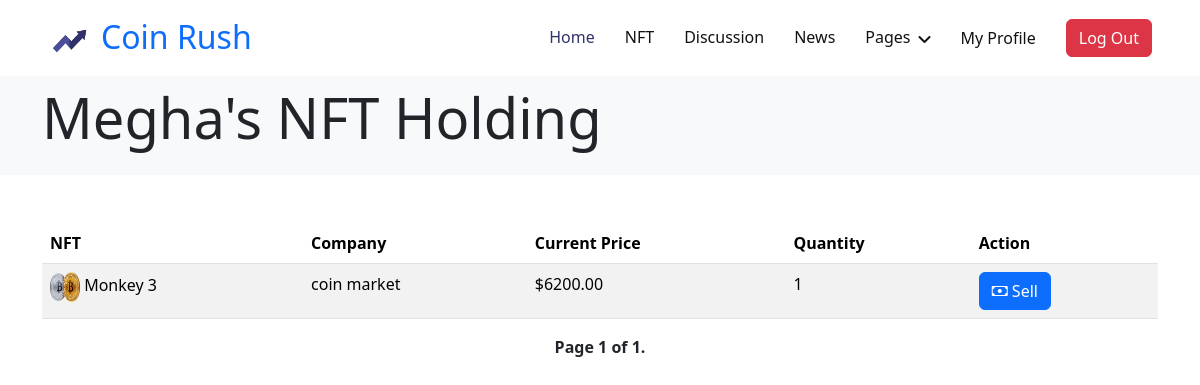
/nft-user-holdings/ (signed in), run on an earlier commit of the app's database.
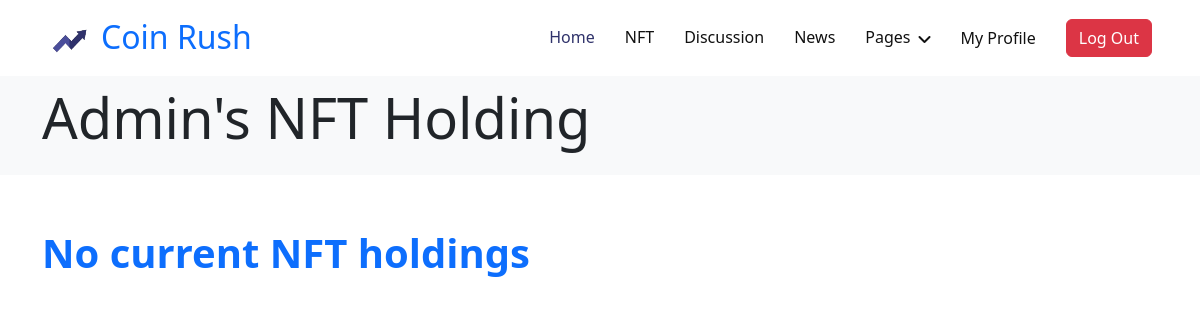
And on a later commit of the database.
### coinRush/models.py (models this page shows, shortened)
class User(AbstractBaseUser, PermissionsMixin):
    email = models.EmailField(default="", unique=True, blank=True, max_length=255)
    name = models.CharField(max_length=255, blank=True, default="")
    password = models.CharField(max_length=255)
    profile_pic = models.TextField(null=True, blank=True, default="")
    photo_id = models.TextField(null=True, blank=True, default="")
    is_staff = models.BooleanField(default=False)
    is_active = models.BooleanField(default=True)
    is_superuser = models.BooleanField(default=False)
    created_date = models.DateTimeField(default=timezone.now)
    last_login = models.DateTimeField(blank=True, null=True)
    wallet = models.DecimalField(max_digits=10, decimal_places=2, default=0.0)
    liked_news = models.ManyToManyField("News", blank=True, null=True)
    objects = AuthUserManager()
    USERNAME_FIELD = "email"
    EMAIL_FIELD = "email"
    REQUERIES_FIELD = []
    class Meta:
        verbose_name = "User"
        verbose_name_plural = "Users"
    def get_short_name(self):
        return self.name or self.email.split("@")[0]

class NFTUserHolding(models.Model):
    user = models.ForeignKey(User, on_delete=models.CASCADE)
    nft = models.ForeignKey(NFT, on_delete=models.CASCADE)
    quantity = models.PositiveIntegerField(default=0)

class NFT(models.Model):
    CURRENCY_CHOICES = [
        ("USD", "US Dollar"),
        ("BTC", "Bitcoin"),
        ("ETH", "Ethereum"),
    ]
    symbol = models.CharField(max_length=15, blank=True)
    company_name = models.CharField(max_length=255)
    image = models.ImageField(upload_to="nft_images/")
    description = models.TextField()
    quantity = models.PositiveIntegerField(default=1)
    is_for_sale = models.BooleanField(default=False)
    current_price = models.DecimalField(
        max_digits=10, decimal_places=2, null=True, blank=True
    )
    currency = models.CharField(max_length=3, choices=CURRENCY_CHOICES, default="USD")

### coinRush/views.py (the view, shortened to what this page needs)
# urls.py: path("nft-user-holdings/", views.nft_user_holdings, name="nft-user-holdings"),
@login_required(login_url="/login/")
def nft_user_holdings(request):
    holdings = NFTUserHolding.objects.filter(user=request.user)
    sell_form = SellNFTForm()
    items_per_page = 10
    paginator = Paginator(holdings, items_per_page)
    page = request.GET.get("page")
    try:
        holdings_page = paginator.page(page)
    except PageNotAnInteger:
        holdings_page = paginator.page(1)
    except EmptyPage:
        holdings_page = paginator.page(paginator.num_pages)
    return render(
        request,
        "userholding/nft_user_holdings.html",
        {"user": request.user, "holdings": holdings_page, "sell_form": sell_form},
    )

### coinRush/templates/userholding/nft_user_holdings.html (shortened to what this page needs)
{% extends "Base/base.html" %}
{% load static %}
{% block banner %}
    <div class="container-fluid hero-header bg-light py-2 mb-5">
        <div class="container ">
            <div class="row g-5 align-items-center">
                <div class="col-lg-9">
                    <h1 class="display-4 mb-3 animated slideInDown">{{ user.get_short_name |capfirst }}'s NFT
                        Holding</h1>
                </div>
                <div class="col-lg-3 animated fadeIn">
                </div>
            </div>
        </div>
    </div>
{% endblock %}
{% block content %}
    <div class="container">
        {% if holdings %}
            <div class="table-responsive">
                <table class="table table-striped">
                    <thead>
                    <tr>
                        <th>NFT</th>
                        <th>Company</th>
                        <th>Current Price</th>
                        <th>Quantity</th>
                        <th>Action</th>
                    </tr>
                    </thead>
                    <tbody>
                    {% for holding in holdings %}
                        <tr>
                            <td><img src="{{ holding.nft.image.url }}" alt="{{ holding.nft.symbol }}" width="30"
                                     height="30"> {{ holding.nft.symbol }}</td>
                            <td>{{ holding.nft.company_name }}</td>
                            <td>${{ holding.nft.current_price }}</td>
                            <td>{{ holding.quantity }}</td>
                            <td>
                                <button type="button" class="btn btn-primary" data-bs-toggle="modal"
                                        data-bs-target="#sellModel{{ holding.nft.id }}">
                                    <i class="bi bi-cash"></i> Sell
                                </button>
                            </td>
                        </tr>
                    {% endfor %}
                    </tbody>
                </table>
            </div>
            <div class="pagination justify-content-center mb-5">
                <span class="step-links">
                    <span class="current fw-bold">
                Page {{ holdings.number }} of {{ holdings.paginator.num_pages }}.
            </span>
                </span>
            </div>
        {% else %}
            <p class="fw-bold text-primary mb-5" style="font-size: 40px">No current NFT holdings</p>
        {% endif %}
    </div>
{% endblock %}

### coinRush/templates/Base/base.html (shortened to what this page needs)
{% load static %}
<!DOCTYPE html>
<html lang="en">
<head>
    <link rel="stylesheet" href="https://cdnjs.cloudflare.com/ajax/libs/font-awesome/6.4.2/css/all.min.css"
 />
    <link href="https://cdn.jsdelivr.net/npm/bootstrap@5.3.2/dist/css/bootstrap.min.css" rel="stylesheet"
>
    <link rel="stylesheet" href="https://cdn.jsdelivr.net/npm/bootstrap-icons@1.3.0/font/bootstrap-icons.css">
    <link rel="stylesheet" href="https://cdnjs.cloudflare.com/ajax/libs/font-awesome/6.0.0-beta3/css/all.min.css"
>
    <link rel="stylesheet" href="https://cdnjs.cloudflare.com/ajax/libs/dropzone/5.9.3/min/dropzone.min.css">
    {% load static %}
    <link rel="stylesheet" href="{% static 'css/styles.css' %}" />
    <link rel="stylesheet" href="{% static 'lib/animate/animate.min.css' %}" />
</head>
<body>
    {% include 'Base/navbar.html' %}
                {% block banner %}{% endblock %}
                {% block content %}
                {% endblock %}
</body>
</html>

### coinRush/templates/Base/navbar.html (shortened to what this page needs)
{% load static %}
<nav class="navbar navbar-expand-lg bg-white navbar-light sticky-top p-0 px-4 px-lg-5">
    <a href="{% url 'home' %}" class="navbar-brand d-flex align-items-center">
        <h2 class="m-0 text-primary"><img class="img-fluid me-2" src="{% static 'images/icon-1.png' %}" alt=""
                style="width: 45px;">Coin Rush</h2>
    </a>
    <div class="collapse navbar-collapse" id="navbarCollapse">
        <div class="navbar-nav ms-auto py-4 py-lg-0">
            <a href="{% url 'home' %}" class="nav-item nav-link active">Home</a>
            <a href="{% url 'NFTMarketPlace' %}" class="nav-item nav-link ">NFT</a>
            <a href="{% url 'discussion' %}" class="nav-item nav-link">Discussion</a>
            <a href="{% url 'news' %}" class="nav-item nav-link">News</a>
            <div class="nav-item dropdown">
                <a href="#" class="nav-link dropdown-toggle" data-bs-toggle="dropdown">Pages</a>
            </div>
            {% if user.is_authenticated %}
            <a href="{% url 'user-profile' %}" class="nav-item nav-link d-flex align-items-center">
                <span>My Profile</span></a>
            {% endif %}
        </div>
        <div class="d-flex">
            {% if user.is_authenticated %}
            <a href="{% url 'logout' %}" class="btn btn-danger">
                Log Out
            </a>
            {% else %}
            <a href="{% url 'redirect_to_login' %}" class="btn btn-primary">Log In</a>
            {% endif %}
        </div>
    </div>
</nav>

### coinRush/static/css/styles.css (style rules this page uses)
:root { --primary: #30336B; --secondary: #999999; --light: #F2F8FE; --dark: #111111; }
.btn { font-weight: 500; transition: .5s; }
.navbar.sticky-top { top: -100px; transition: .5s; }
.navbar .navbar-brand { height: 75px; }
.navbar .navbar-nav .nav-link { margin-right: 30px; padding: 25px 0; color: var(--dark); font-weight: 500; outline: none; }
.navbar .navbar-nav .nav-link:hover, .navbar .navbar-nav .nav-link.active { color: var(--primary); }
.navbar .dropdown-toggle::after { border: none; content: "\f107"; font-family: "Font Awesome 5 Free"; font-weight: 900; vertical-align: middle; margin-left: 8px; }

What changed in the data, as far as the page shows it:
removed NFTUserHolding: nft.image (picture), nft.symbol "Monkey 3", nft.company_name "coin market", nft.current_price "6200.00", quantity "1"
changed User: get_short_name "Megha" → "Admin"
Also different on the page:
{{ holdings.number }}: "1" → (not shown)
{{ holdings.paginator.num_pages }}: "1" → (not shown)
text no longer shown: "NFT Company Current Price Quantity Action Page of ."
text now shown: "No current NFT holdings"
